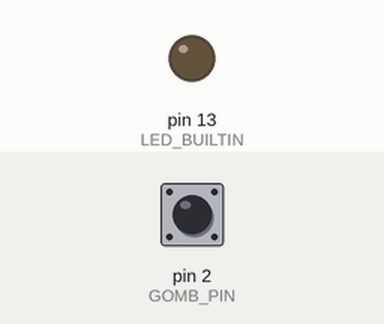
Bench run of a sketch on a simulated Arduino Uno, built with avr-gcc and run on an emulated ATmega328P. Parts: output pins drawn as LEDs (lit = HIGH). Inputs (shaded band) come from the test bench; at power-on: pin 2 (GOMB_PIN) HIGH.

Above: at 1.2 s.
1.3 s: pin 2 (GOMB_PIN) pulled LOW for 0.15 s
At 1.37 s:
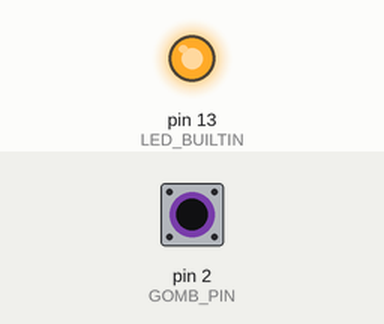
2.9 s: pin 2 (GOMB_PIN) pulled LOW for 3.2 s
At 6.8 s:
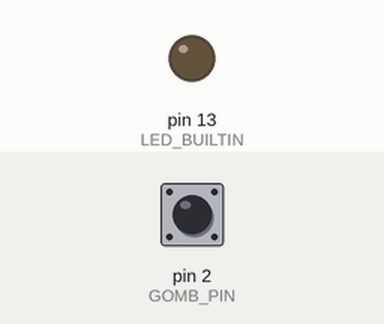
Timing chart, 0 to 8.3 s (numbered marks = the images above; inputs shaded):
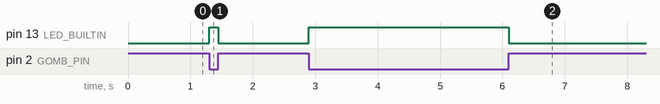

Measured:
- after the input at 1.3 s, pin 13 (LED_BUILTIN): LOW → HIGH at once, → LOW 0.15 s later
- after the input at 2.9 s, pin 13 (LED_BUILTIN): LOW → HIGH at once, → LOW 3.2 s later

The sketch:

sketch.ino
```cpp
// 10 – Nyomógomb: amíg le van nyomva, világít a beépített LED
// A gomb a 2-es láb és a GND közé van kötve. A belső felhúzó ellenállás (INPUT_PULLUP)
// miatt a láb alapállapotban HIGH, lenyomott gombnál LOW.

const int GOMB_PIN = 2;

void setup() {
  pinMode(LED_BUILTIN, OUTPUT);
  pinMode(GOMB_PIN, INPUT_PULLUP);
}

void loop() {
  if (digitalRead(GOMB_PIN) == LOW) {  // le van nyomva
    digitalWrite(LED_BUILTIN, HIGH);
  } else {
    digitalWrite(LED_BUILTIN, LOW);
  }
}
```
